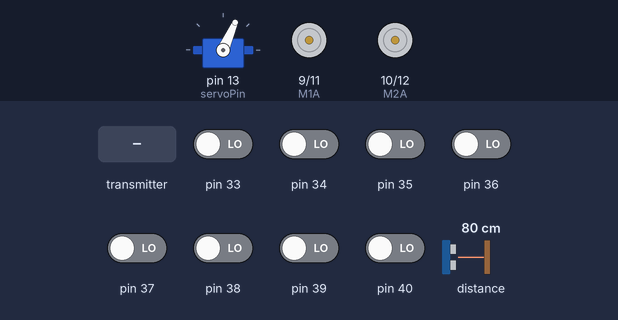
This sketch was run on a simulated Arduino Mega 2560, built with avr-gcc and run on an emulated ATmega2560. Parts: servo, motor-driver pin pairs drawn as motors (green arrow = first pin HIGH = forward, orange = second pin HIGH = backward, longer = more drive). The test bench sets the inputs (shaded band); at power-on: pin 33–40 LOW, distance to the obstacle 80 cm. No radio packets arrive unless stated; what the sketch prints to the serial monitor is not drawn.

Above: at 11.7 s.
11.8 s: the transmitter starts sending receiveData.2 = 256
At 13.8 s:
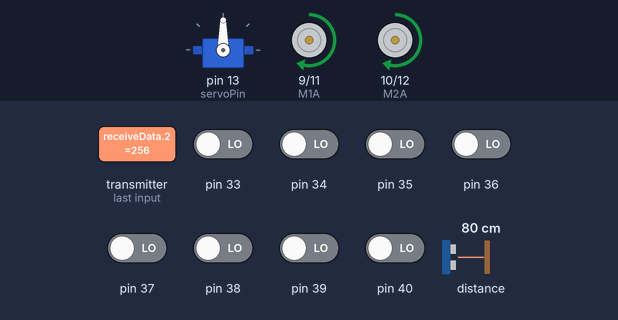
14.4 s: distance to the obstacle set to 4 cm
15.9 s: distance to the obstacle set to 2 cm
At 16.4 s:
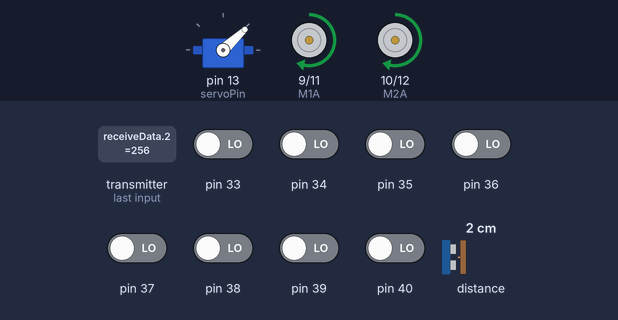
17.4 s: pin 34 driven HIGH
At 18.2 s:
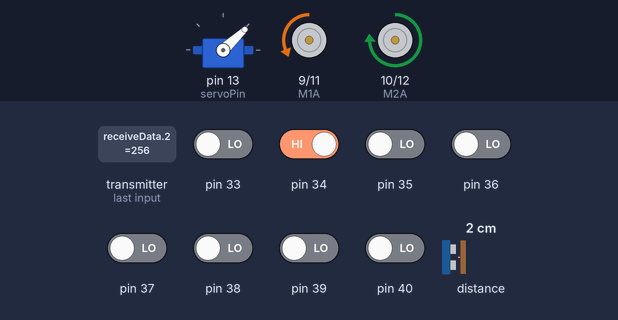
19.2 s: pin 33 driven HIGH
At 19.36 s:
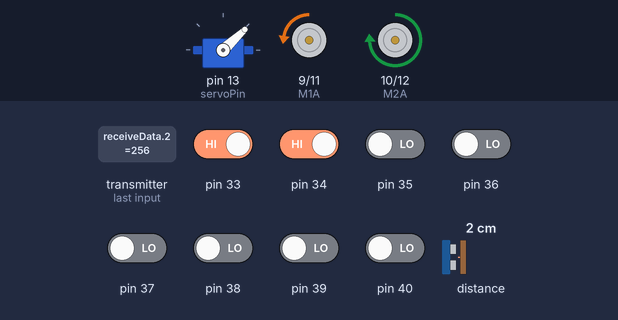
21.0 s: pin 35 driven HIGH
At 21.17 s:
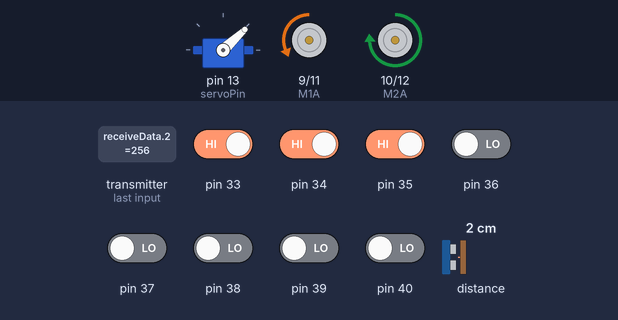
Timing chart, 0 to 23.8 s (numbered marks = the images above; inputs shaded):
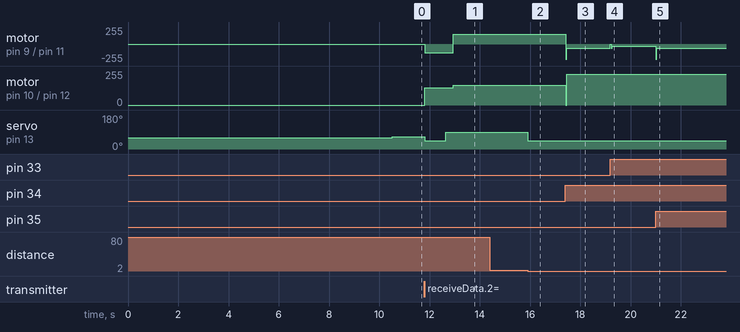

The sketch:

IncreaseSpeed_Escape_Trial.ino
```cpp
//ELE2025 Robot Project Team 2 : Ríannan Mottram, Oliver Ross, Rhys Greaves, Yihan Mei

//Code for Arduino MEGA receiver

//importing libraries---------------------------

//INSTALL LIBRARIES FROM: https://github.com/nRF24/RF24

//remote control libraries
#include <SPI.h>
#include <nRF24L01.h>
#include <RF24.h>

//Line following library
#include <QTRSensors.h>

//ToF libraries
#include <Wire.h>
#include "Adafruit_VL6180X.h"

//servo library
#include <Servo.h>


//pins for motor control
#define M1A 9 //M1A is connected to Arduino pin 9
#define M1B 11 //M1B is connected to Arduio pin 11
#define M2A 10 //M2A is connected to Arduino pin 10
#define M2B 12 //M2B is connected to Arduino pin 12
//M1A and M1B for right motor
//M2A and M2B for left motor
#define servoPin 13 //pin for servo motor


//array for receiving radio data from remote controller
int receiveData[4] = {512, 512, 0, 512}; //initialise braking to prevent immediate motion after turning on, in remote control state, and servo in middle position
//first element is xVal(direction), second element is yVal(speed), third element is robot state, fourth element is potentiometer position

//variable to give how much speed of wheels should be changed for turn based on joystick x-axis reading
int turnAmount = 0; //initially assume to turning

//variables for output to motors
int rightOutputA = 0; //start braking
int rightOutputB = 0; //start braking
int leftOutputA = 0; //start braking
int leftOutputB = 0; //start braking

//output to servo motor
int servoOut = 60;

//variable to hold previous state for making robot move forward and pick up ball after entering autonomous mode
int prevState = receiveData[2];

//instantiating servo object
Servo myServo;

//starting radio object of class RF24
RF24 radio(7, 8); //CE and CSN connected to digital pins 7 and 8 respectively

//channel/pipe address which RF24 modules agree to commuicate through (SAME ACROSS TRANSMITTER AND RECEIVER CODE)
const byte address[6] = "TEAM2"; //This address can be any 5 charcter string e.g. "123AB"

//creating ToF object
Adafruit_VL6180X vl = Adafruit_VL6180X();

// PD Properties for line following


//DAMAGES MOTORS. COMPLETES COURSE IN 8.5 SECONDS. ONLY USE ON DAY OF DEMO
//Max speed for line following
const int maxSpeed = 230; //value in range 0-255, ensure high enough to complete course in 10 seconds
const double Kp = 0.0657; //proportional term, maxspeed/3500 gives max motor speed when error is maximum
const double Kd = 0.657; //derivative term, initial value of 10*Kp


/*
//FOR TESTING ONLY. DO NOT USE ON DAY OF DEMO
//Max speed for line following
const int maxSpeed = 130; //value in range 0-255, ensure high enough to complete course in 10 seconds
const double Kp = 0.0371; //proportional term, maxspeed/3500 gives max motor speed when error is maximum
const double Kd = 0.371; //derivative term, initial value of 10*Kp
*/

int lastError = 0; //hold the last error for implementing the derivative term
const int goal = 3500; //goal is for sensor array to be positioned with the middle on the line
int adjustment; //holds motor adjustment

//implementing line following sensor
QTRSensors qtr;
const uint8_t SensorCount = 8;
uint16_t sensorValues[SensorCount];


void setup()
{
  Serial.begin(9600); //begin serial monitor at 9600 baud rate
  //Serial.println("Serial Monitor Open");

  //attaching servo motor
  myServo.attach(servoPin);
  myServo.write(servoOut);

  //beginning radio communication
  //radio.begin();
  //initialising nrf
  if (! radio.begin()) {
    Serial.println("Failed to connect NRF");
    while (1);
  }

  //setting radio channel using previously defined channel address
  radio.openReadingPipe(0, address); //writing pipe because this is receiver code
  //setting power amplifier level. For this test setting to min, but if using higher value in robot to increase range consider adding bypass capacitor between +3.3V and GND to stabilise voltage
  radio.setPALevel(RF24_PA_MIN);
  //setting this module as the receiver:
  radio.startListening();

  //Motor control pins as outputs
  pinMode(M1A, OUTPUT);
  pinMode(M1B, OUTPUT);
  pinMode(M2A, OUTPUT);
  pinMode(M2B, OUTPUT);

  //initialising ToF sensor
  if (! vl.begin()) {
    Serial.println("Failed to find ToF sensor");
    while (1);
  }
  Serial.println("Sensor found!");

  // configure the line sensor
  qtr.setTypeRC();
  qtr.setSensorPins((const uint8_t[]){33, 34, 35, 36, 37, 38, 39, 40}, SensorCount);
  //qtr.setEmitterPin(2);

  calibrateLineSensor(); //calls custom function to calibrate the line sensor to the environment
}


void loop()
{

  //For debugging - checking range and printing while in remote control mode
  //Serial.print("Distance: "); Serial.println(vl.readRange());

  if(radio.available()) //if data has been received
  {
    radio.read(&receiveData, sizeof(receiveData)); //read the data array received

    //Serial.print("Turn: "); Serial.print(receiveData[0]); //Turning
    //Serial.print(" Forward: "); Serial.print(receiveData[1]); //Forward/reverse
    //Serial.print(" State: "); Serial.print(receiveData[2]); //State
    //Serial.print(" Servo: "); Serial.println(map(receiveData[3], 0, 1023, 43, 90));
  }

  if(receiveData[2]==0) //when robot is in remote control state
  {

    //updates servo motor position
    servoOut = map(receiveData[3], 0, 1023, 43, 90);
    myServo.write(servoOut);
    //Take record that robot is in remote control for when switch to autonomous occurs
    prevState = receiveData[2];

    //getting turnAmount value
    if(receiveData[0]<495) //left turn indicated, should make turnAmount -ve and proportional to receiveData[0]
    {
      turnAmount = -(1023-receiveData[0])/10; //max turn is +-100
    }
    else if(receiveData[0]>530) //if right turn indicated, make turnAmount +ve and proportional to receiveData[0]
    {
      turnAmount = +(receiveData[0]/10); //max turn is +-100
    }
    else //when joystick is central on x-axis, make robot go straight/no turning
    {
      turnAmount = 0;
    }

    if(receiveData[1]<495) //forward when joystick is pushed forwards along y-axis
    {
      rightOutputA = 0;
      rightOutputB = constrain((1023-receiveData[1])/8 + turnAmount, 0, 255); //make speed of motor depend on how far forward joystick is pushed
      leftOutputA = constrain((1023-receiveData[1])/8 - turnAmount, 0, 255); //make speed of motor depend on how far forward joystick is pushed
      leftOutputB = 0;
    }
    else if(receiveData[1]>530) //reverse when joystick is pushed backwards along y-axis
    {
      rightOutputA = constrain(receiveData[1]/8 + turnAmount, 0, 255); //make speed of motor depend on how far backward joystick is pushed
      rightOutputB = 0;
      leftOutputA = 0;
      leftOutputB = constrain(receiveData[1]/8 - turnAmount, 0, 255); //make speed of motor depend on how far backward joystick is pushed
    }
    else //braking when y-axis value is close to the center point, turnAmount here alone to allow turning on the spot
    {
      //default is staying still
      rightOutputA = 0;
      rightOutputB = 0;
      leftOutputA = 0;
      leftOutputB = 0;

      //if left turn is indicated by joystick
      if(turnAmount<0)
      {
        //Serial.println(turnAmount);
        rightOutputA = -turnAmount; //right wheel forward
        rightOutputB = 0;
        leftOutputA = -turnAmount; //left wheel reverse;
        leftOutputB = 0;
      }

      //if right turn is indicated by joystick
      if(turnAmount>0)
      {
        //Serial.println(turnAmount);
        rightOutputA = 0;
        rightOutputB = turnAmount; //right wheel reverse
        leftOutputA = 0;
        leftOutputB = turnAmount; //left wheel forward
      }
    }
  }
  //----------------------------------------------------------------------------------------------------------------------------------
  else //if the robot is in autonomous mode
  {


    //If robot has just entered autonomous mode, need to pick up the ball:
    if(receiveData[2] != prevState)
    {
      myServo.write(43); // set servo to down position

      //move forward to collect tennis ball
      analogWrite(M1A,0);
      analogWrite(M1B,130);
      analogWrite(M2A,130);
      analogWrite(M2B,0);

      delay(850);

      myServo.write(90); //pick up the ball

      delay(250);

      prevState = receiveData[2]; //update prevState to prevent this occuring multiple times

      //Proceed to line follow code since ball should now be picked up
    }


    //read distance from ToF to allow stopping at wall
    uint8_t range = vl.readRange();

    //PID procedure for line following:
    //read position of sensor array over line. 3500 means right in the middle.
    uint16_t position1 = qtr.readLineBlack(sensorValues);
    // calculate how far off the sensor array position is from the goal of 3500
    int error = goal - position1;
    //Serial.print("Error"); Serial.println(error); //check error for debugging
    //calculate motor adjustment required using PD terms
    adjustment = Kp*error + Kd*(error - lastError);
    //Serial.print("\n Adjustment"); Serial.println(adjustment); //check adjustment for debugging
    //store error for the next iteration
    lastError = error;
    //adjust motor outputs
    rightOutputA = 0;
    rightOutputB = constrain(maxSpeed - adjustment, 0, maxSpeed); //constrain ensures after adjustment is added value stays on range 0-maxSpeed
    leftOutputA = constrain(maxSpeed + adjustment, 0, maxSpeed); //IF ROBOT PUSHES AWAY FROM LINE, SWITCH + AND - HERE
    leftOutputB = 0;
    //IF FULLY OFF LINE, PIVOT ON THE SPOT TO FIND LINE AGAIN IMMEDIATELY
    if(position1==0) //if veering off line to left
    {
      //left wheel forward, right wheel reverse
      rightOutputA = 150;
      rightOutputB = 0;
      leftOutputA = 150;
      leftOutputB = 0;
    }
    if(position1==7000) //if veering off line to right
    {
      //left wheel reverse, right wheel forward
      rightOutputA = 0;
      rightOutputB = 150;
      leftOutputA = 0;
      leftOutputB = 150;
    }
    //End of PID line following procedure


    if(range<25)
    {
      analogWrite(M1A,0);
      analogWrite(M1B,0);
      analogWrite(M2A,0);
      analogWrite(M2B,0);

      myServo.write(43);

      while(receiveData[3]<60) //stay here while potentiometer still faces down
      {
        //keep checking servo position
        if(radio.available())
        {
          radio.read(&receiveData, sizeof(receiveData));
        }
      }

    }


//    //Descreasing speed when approaching wall, and stopping at 20 mm from wall
//    //Serial.println(range); //checking range value for debugging
//    if(range<80)
//    {
//      rightOutputA=0;
//      rightOutputB=constrain(rightOutputB-rightOutputB*((-1/60)*range+4/3), 0, 255); //MIGHT STOP EARLY DUE TO NOT ENOUGH TORQUE. NEED TO DETERMINE MIN TORQUE
//      leftOutputA=constrain(leftOutputA-leftOutputA*((-1/60)*range+4/3), 0, 255);
//      leftOutputB=0;
//    }


  }
  //output to motors after variables have been calculated by either remote control branch or autonomous branch
  analogWrite(M1A,rightOutputA);
  analogWrite(M1B,rightOutputB);
  analogWrite(M2A,leftOutputA);
  analogWrite(M2B,leftOutputB);
}


// FUNCTIONS -----------------------------------------------------------------------------------------------------

void calibrateLineSensor() //function which carries out calibration process for line sensor
{
  delay(500);
  pinMode(LED_BUILTIN, OUTPUT);
  digitalWrite(LED_BUILTIN, HIGH); // turn on Arduino's LED to indicate we are in calibration mode

  // 2.5 ms RC read timeout (default) * 10 reads per calibrate() call
  // = ~25 ms per calibrate() call.
  // Call calibrate() 400 times to make calibration take about 10 seconds.
  for (uint16_t i = 0; i < 400; i++)
  {
    qtr.calibrate();
  }
  digitalWrite(LED_BUILTIN, LOW); // turn off Arduino's LED to indicate we are through with calibration

  //UNCOMMENT TO SEE RESULTS OF CALIBRATION IN SERIAL MONITOR
  /*
  // print the calibration minimum values measured when emitters were on
  Serial.begin(9600);
  for (uint8_t i = 0; i < SensorCount; i++)
  {
    Serial.print(qtr.calibrationOn.minimum[i]);
    Serial.print(' ');
  }
  Serial.println();

  // print the calibration maximum values measured when emitters were on
  for (uint8_t i = 0; i < SensorCount; i++)
  {
    Serial.print(qtr.calibrationOn.maximum[i]);
    Serial.print(' ');
  }
  Serial.println();
  Serial.println();
  delay(1000);
  */

}

//--------------------------------------------------------------------------------------------------------------------------------------------------------
```

Measured:
- the behaviour switches between 3 and 2 cm on distance to the obstacle (found by bisection; images 1 and 2)
- after the input at 11.8 s, motor on pin 9 (M1A) / pin 11 (M1B): stopped → backward 130/255 at once, → forward 150/255 1.1 s later; motor on pin 10 (M2A) / pin 12 (M2B): stopped → forward 130/255 at once, → forward 150/255 1.1 s later; servo on pin 13 (servoPin): 66° → 43° at once, → 90° 0.85 s later
- after the input at 14.4 s, every drawn part: stays the same
- after the input at 15.9 s, servo on pin 13 (servoPin): 90° → 43° at once
- after the input at 17.4 s, motor on pin 9 (M1A) / pin 11 (M1B): forward 150/255 → backward 66/255 at once; motor on pin 10 (M2A) / pin 12 (M2B): forward 150/255 → forward 230/255 at once
- after the input at 19.2 s, motor on pin 9 (M1A) / pin 11 (M1B): backward 66/255 → backward 33/255 at once
- after the input at 21.0 s, motor on pin 9 (M1A) / pin 11 (M1B): backward 33/255 → backward 66/255 at once
